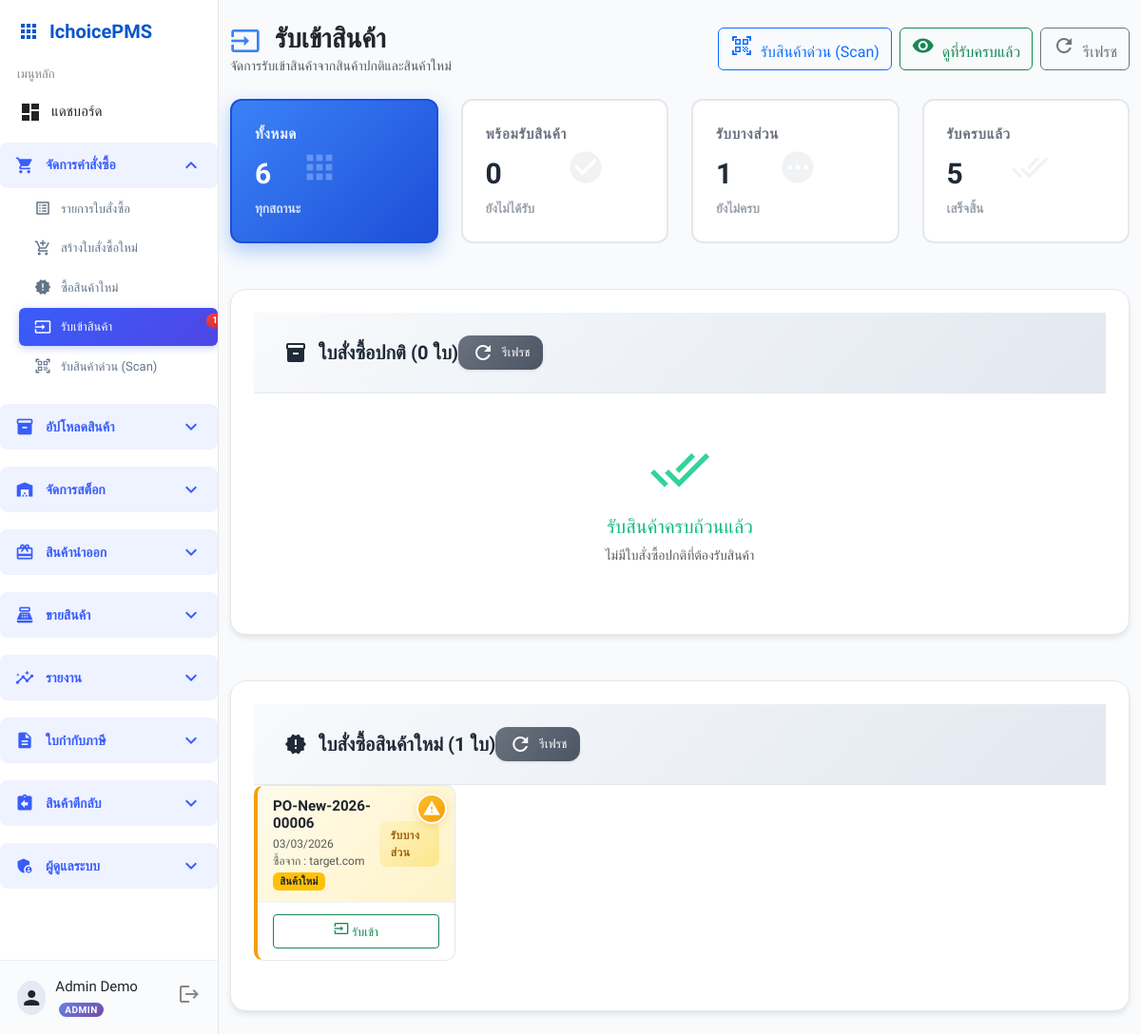
The page /receive/receive_po_items.php (signed in) on the database its author committed.
### tables this page shows
CREATE TABLE `purchase_orders` (
  `po_id` int(11) NOT NULL AUTO_INCREMENT,
  `po_number` varchar(20) DEFAULT NULL,
  `supplier_id` int(11) DEFAULT NULL COMMENT 'ลูกค้า',
  `order_date` datetime DEFAULT NULL,
  `total_amount` decimal(12,2) DEFAULT NULL,
  `ordered_by` int(11) DEFAULT NULL COMMENT 'ผู้บันทึก',
  `status` enum('pending','partial','completed','cancel') DEFAULT NULL,
  `remark` text DEFAULT NULL,
  `created_at` datetime NOT NULL DEFAULT current_timestamp() ON UPDATE current_timestamp(),
  `currency_id` int(11) DEFAULT 1 COMMENT 'สกุลเงินที่ใช้',
  `exchange_rate` decimal(10,6) DEFAULT 1.000000 COMMENT 'อัตราแลกเปลี่ยนขณะสั่งซื้อ',
  `total_amount_original` decimal(15,2) DEFAULT 0.00 COMMENT 'ยอดรวมในสกุลเงินต้นฉบับ',
  `total_amount_base` decimal(15,2) DEFAULT 0.00 COMMENT 'ยอดรวมในสกุลเงินฐาน (บาท)',
  PRIMARY KEY (`po_id`),
  KEY `fk_purchase_orders_currency` (`currency_id`)
);

CREATE TABLE `suppliers` (
  `supplier_id` int(11) NOT NULL AUTO_INCREMENT,
  `name` varchar(100) NOT NULL,
  `phone` varchar(30) DEFAULT NULL,
  `email` varchar(100) DEFAULT NULL,
  `address` text DEFAULT NULL,
  PRIMARY KEY (`supplier_id`)
);

### receive/receive_po_items.php (the view, shortened to what this page needs)
<?php
require '../config/db_connect.php';
$sql_pos = "
    SELECT
        po.po_id,
        po.po_number,
        s.name as supplier_name,
        po.order_date as po_date,
        NULL as expected_delivery_date,
        po.total_amount,
        c.code as currency_code,
        po.remark,
        po.status,
        COUNT(poi.item_id) as total_items,
        COALESCE(SUM(
            CASE WHEN (COALESCE(received_summary.total_received, 0) + COALESCE(poi.cancel_qty, 0)) >= poi.qty THEN 1 ELSE 0 END
        ), 0) as fully_received_items,
        COALESCE(SUM(
            CASE WHEN (COALESCE(received_summary.total_received, 0) + COALESCE(poi.cancel_qty, 0)) > 0 AND (COALESCE(received_summary.total_received, 0) + COALESCE(poi.cancel_qty, 0)) < poi.qty THEN 1 ELSE 0 END
        ), 0) as partially_received_items,
        COALESCE(SUM(poi.qty), 0) as total_ordered_qty,
        COALESCE(SUM(COALESCE(received_summary.total_received, 0)), 0) as total_received_qty,
        COALESCE(SUM(COALESCE(poi.cancel_qty, 0)), 0) as total_cancelled_qty,
        COALESCE(SUM(COALESCE(damaged_summary.total_damaged, 0)), 0) as total_damaged_qty
    FROM purchase_orders po
    LEFT JOIN suppliers s ON po.supplier_id = s.supplier_id
    LEFT JOIN currencies c ON po.currency_id = c.currency_id
    LEFT JOIN purchase_order_items poi ON po.po_id = poi.po_id
    LEFT JOIN (
        SELECT item_id, SUM(receive_qty) as total_received
        FROM receive_items
        GROUP BY item_id
    ) received_summary ON poi.item_id = received_summary.item_id
    LEFT JOIN (
        SELECT poi2.item_id, COUNT(ri.return_id) as total_damaged
        FROM purchase_order_items poi2
        LEFT JOIN returned_items ri ON poi2.item_id = ri.item_id
        WHERE ri.reason_id IN (SELECT reason_id FROM return_reasons WHERE reason_name LIKE '%ชำรุด%' OR reason_name LIKE '%ขาย%ได้%')
        GROUP BY poi2.item_id
    ) damaged_summary ON poi.item_id = damaged_summary.item_id
    WHERE po.status IN ('pending', 'partial')
    GROUP BY po.po_id, po.po_number, s.name, po.order_date, po.total_amount, c.code, po.remark, po.status
    ORDER BY po.order_date DESC, po.po_number DESC
";
$stmt = $pdo->query($sql_pos);
$all_purchase_orders = $stmt->fetchAll(PDO::FETCH_ASSOC);
$purchase_orders = array_filter($all_purchase_orders, function($po) {
    return !$po['remark'] || stripos($po['remark'], 'New Product Purchase') === false;
});
$new_product_orders = array_filter($all_purchase_orders, function($po) {
    return $po['remark'] && stripos($po['remark'], 'New Product Purchase') !== false;
});
$sql_status_counts = "
    SELECT status, COUNT(*) AS cnt
    FROM purchase_orders
    GROUP BY status
";
$status_counts = [];
$stmt_status = $pdo->query($sql_status_counts);
foreach ($stmt_status->fetchAll(PDO::FETCH_ASSOC) as $row) {
    $status = $row['status'] ?? '';
    $count = (int)($row['cnt'] ?? 0);
    if ($status !== '') {
        $status_counts[$status] = $count;
    }
}
$total_all_pos = array_sum($status_counts);
$ready_to_receive = $status_counts['pending'] ?? 0;
$partially_received = $status_counts['partial'] ?? 0;
$fully_received = $status_counts['completed'] ?? 0;
?>
<!DOCTYPE html>
<html lang="th">
<head>
    <link href="https://cdn.jsdelivr.net/npm/bootstrap@5.3.0/dist/css/bootstrap.min.css" rel="stylesheet">
    <link href="https://cdn.datatables.net/1.13.7/css/dataTables.bootstrap5.min.css" rel="stylesheet">
    <link rel="stylesheet" href="../assets/base.css">
    <link rel="stylesheet" href="../assets/sidebar.css">
    <link rel="stylesheet" href="../assets/components.css">
    <link href="../assets/modern-table.css" rel="stylesheet">
    <link href="../assets/mainwrap-modern.css" rel="stylesheet">
</head>
<body>
<?php include '../templates/sidebar.php'; ?>
<div class="mainwrap">
    <div class="container-fluid py-4">
        <div class="d-flex justify-content-between align-items-center mb-4">
            <div>
                <h1 class="h3 mb-0 text-gray-800 fw-bold">
                    <span class="material-icons align-middle me-2" style="font-size: 2rem; color: #3b82f6;">input</span>
                    รับเข้าสินค้า
                </h1>
                <p class="text-muted mb-0">จัดการรับเข้าสินค้าจากสินค้าปกติและสินค้าใหม่</p>
            </div>
            <div class="d-flex gap-2">
                <a href="quick_receive.php" class="btn btn-outline-primary">
                    <span class="material-icons me-1">qr_code_scanner</span>
                    รับสินค้าด่วน (Scan)
                </a>
                <button class="btn btn-outline-success" onclick="toggleCompletedPOs()">
                    <span class="material-icons me-1">visibility</span>
                    <span id="toggleText">ดูที่รับครบแล้ว</span>
                </button>
                <button class="btn btn-outline-secondary" onclick="location.reload()">
                    <span class="material-icons me-1">refresh</span>
                    รีเฟรช
                </button>
            </div>
        </div>
        <div class="row mb-4">
            <div class="col-xl-3 col-md-6 mb-4">
                <button class="filter-btn-card btn btn-lg w-100 filter-btn active" data-filter="all" style="padding: 1.5rem; border: 2px solid #e5e7eb; background: white; text-align: left;">
                    <div class="d-flex justify-content-between align-items-center">
                        <div>
                            <div class="stats-title">ทั้งหมด</div>
                            <div class="stats-value"><?= number_format($total_all_pos) ?></div>
                            <div class="stats-subtitle">ทุกสถานะ</div>
                        </div>
                        <div class="col-auto">
                            <i class="material-icons stats-icon">apps</i>
                        </div>
                    </div>
                </button>
            </div>
            <div class="col-xl-3 col-md-6 mb-4">
                <button class="filter-btn-card btn btn-lg w-100 filter-btn" data-filter="ready" style="padding: 1.5rem; border: 2px solid #e5e7eb; background: white; text-align: left;">
                    <div class="d-flex justify-content-between align-items-center">
                        <div>
                            <div class="stats-title">พร้อมรับสินค้า</div>
                            <div class="stats-value"><?= number_format($ready_to_receive) ?></div>
                            <div class="stats-subtitle">ยังไม่ได้รับ</div>
                        </div>
                        <div class="col-auto">
                            <i class="material-icons stats-icon">check_circle</i>
                        </div>
                    </div>
                </button>
            </div>
            <div class="col-xl-3 col-md-6 mb-4">
                <button class="filter-btn-card btn btn-lg w-100 filter-btn" data-filter="partial" style="padding: 1.5rem; border: 2px solid #e5e7eb; background: white; text-align: left;">
                    <div class="d-flex justify-content-between align-items-center">
                        <div>
                            <div class="stats-title">รับบางส่วน</div>
                            <div class="stats-value"><?= number_format($partially_received) ?></div>
                            <div class="stats-subtitle">ยังไม่ครบ</div>
                        </div>
                        <div class="col-auto">
                            <i class="material-icons stats-icon">pending</i>
                        </div>
                    </div>
                </button>
            </div>
            <div class="col-xl-3 col-md-6 mb-4">
                <button class="filter-btn-card btn btn-lg w-100 filter-btn" data-filter="complete" style="padding: 1.5rem; border: 2px solid #e5e7eb; background: white; text-align: left;">
                    <div class="d-flex justify-content-between align-items-center">
                        <div>
                            <div class="stats-title">รับครบแล้ว</div>
                            <div class="stats-value"><?= number_format($fully_received) ?></div>
                            <div class="stats-subtitle">เสร็จสิ้น</div>
                        </div>
                        <div class="col-auto">
                            <i class="material-icons stats-icon">done_all</i>
                        </div>
                    </div>
                </button>
            </div>
        </div>
        <div class="table-card">
            <div class="table-header">
                <div class="d-flex justify-content-between align-items-center">
                    <h5 class="table-title mb-0">
                        <span class="material-icons">inventory_2</span>
                        ใบสั่งซื้อปกติ (<?= count($purchase_orders) ?> ใบ)
                    </h5>
                    <div class="table-actions">
                        <button class="btn-modern btn-modern-secondary btn-sm refresh-table me-2" onclick="location.reload()">
                            <span class="material-icons">refresh</span>
                            รีเฟรช
                        </button>
                    </div>
                </div>
            </div>
            <div class="table-body">
                <?php if (empty($purchase_orders)): ?>
                <div class="text-center py-5">
                    <span class="material-icons mb-3" style="font-size: 4rem; color: #34d399;">done_all</span>
                    <h5 class="text-success">รับสินค้าครบถ้วนแล้ว</h5>
                    <p class="text-muted mb-0">ไม่มีใบสั่งซื้อปกติที่ต้องรับสินค้า</p>
                </div>
                <?php endif; ?>
            </div>
        </div>
        <?php if (!empty($new_product_orders)): ?>
        <div class="table-card mt-5">
            <div class="table-header">
                <div class="d-flex justify-content-between align-items-center">
                    <h5 class="table-title mb-0">
                        <span class="material-icons">new_releases</span>
                        ใบสั่งซื้อสินค้าใหม่ (<?= count($new_product_orders) ?> ใบ)
                    </h5>
                    <div class="table-actions">
                        <button class="btn-modern btn-modern-secondary btn-sm refresh-table me-2" onclick="location.reload()">
                            <span class="material-icons">refresh</span>
                            รีเฟรช
                        </button>
                    </div>
                </div>
            </div>
            <div class="table-body">
                <div class="row g-3">
                    <?php foreach ($new_product_orders as $po): ?>
                    <?php
                    $completion_rate = $po['total_ordered_qty'] > 0 ? ($po['total_received_qty'] / $po['total_ordered_qty']) * 100 : 0;
                    $status_class = '';
                    $status_text = '';
                    if ($completion_rate == 0) {
                        $status_class = 'status-approved';
                        $status_text = 'พร้อมรับสินค้า';
                        $progress_class = 'progress-0';
                    } elseif ($completion_rate < 100) {
                        $status_class = 'status-partially-received';
                        $status_text = 'รับบางส่วน';
                    } else {
                        $status_class = 'status-received';
                        $status_text = 'รับครบแล้ว';
                        $progress_class = 'progress-complete';
                    }
                    ?>
                    <div class="col-sm-6 col-lg-4 col-xl-3 mb-3 po-card-container" data-filter-status="<?php
                        if ($completion_rate == 0) echo 'ready';
                        elseif ($completion_rate < 100) echo 'partial';
                        else echo 'complete';
                    ?>">
                        <div class="po-card" style="border-left: 4px solid #f59e0b;">
                            <div class="po-card-header" style="background: linear-gradient(135deg, #fffbeb 0%, #fef3c7 100%);">
                                <?php if (floatval($po['total_cancelled_qty']) > 0 || floatval($po['total_damaged_qty']) > 0): ?>
                                <div class="po-warning-badge" title="มีรายการสินค้าที่ยกเลิก หรือชำรุด">
                                    <span class="material-icons" style="font-size: 1.2rem;">warning</span>
                                </div>
                                <?php endif; ?>
                                <div class="d-flex justify-content-between align-items-center">
                                    <div>
                                        <h6 class="mb-1 fw-bold"><?= htmlspecialchars($po['po_number']) ?></h6>
                                        <div class="small text-muted"><?= date('d/m/Y', strtotime($po['po_date'])) ?></div>
                                       <div class="small text-muted">ซื้อจาก : <?= htmlspecialchars($po['supplier_name']) ?></div>
                                        <span class="badge bg-warning text-dark" style="font-size: 0.7rem; margin-top: 3px;">สินค้าใหม่</span>
                                    </div>
                                    <span class="po-status-badge <?= $status_class ?>"><?= $status_text ?></span>
                                </div>
                            </div>
                            <div class="card-body">
                                <div class="d-flex gap-2">
                                        <button type="button"
                                            class="btn btn-outline-success btn-sm w-100 view-po-btn"
                                            data-po-id="<?= $po['po_id'] ?>"
                                            data-po-number="<?= htmlspecialchars($po['po_number']) ?>"
                                            data-supplier="<?= htmlspecialchars($po['supplier_name']) ?>"
                                            data-remark="<?= htmlspecialchars($po['remark']) ?>"
                                            data-mode="receive">
                                        <span class="material-icons" style="font-size: 1rem;">input</span>
                                        รับเข้า
                                    </button>
                                </div>
                            </div>
                        </div>
                    </div>
                    <?php endforeach; ?>
                </div>
            </div>
        </div>
        <?php endif; ?>
    </div>
</div>
</body>
</html>

### rows shown on the page
purchase_orders: remark "0", remark "1", po_number "PO-New-2026-00006", order_date "03/03/2026", supplier.name "target.com", status_text "รับบางส่วน"

### other values the page prints
$pending_product_count "1"
$user_name "Admin Demo"
$total_all_pos "6"
$ready_to_receive "0"
$partially_received "1"
$fully_received "5"
